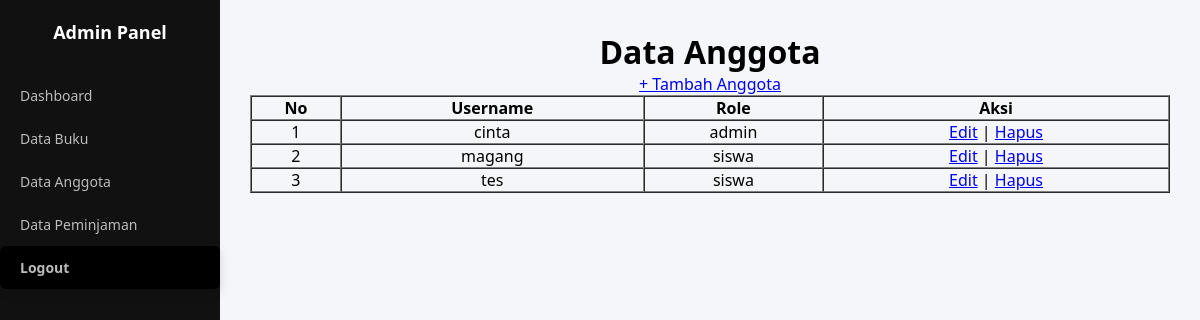
Before: /anggota/index.php (signed in) with the older database file.
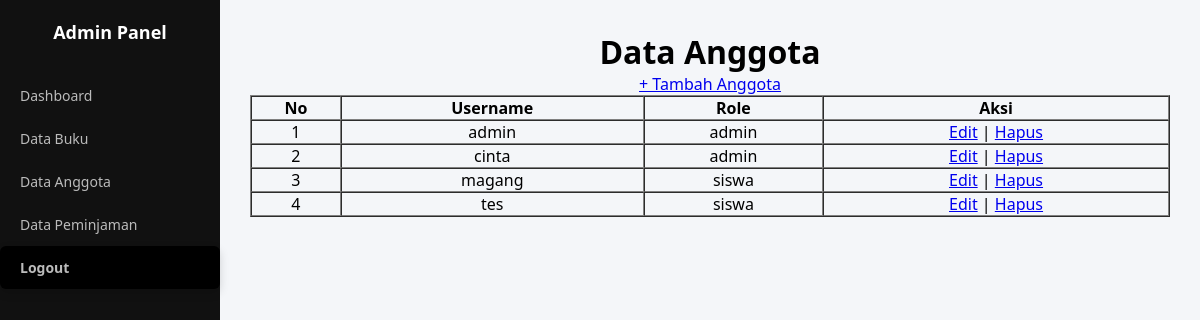
After: the same page with the newer database file.
### tables this page shows
CREATE TABLE `users` (
  `id` int NOT NULL,
  `username` varchar(255) DEFAULT NULL,
  `password` varchar(255) DEFAULT NULL,
  `role` enum('admin','siswa') DEFAULT NULL
);

### anggota/index.php (the view, shortened to what this page needs)
<?php
include __DIR__ . '/../koneksi.php';
$sql = "SELECT * FROM users ORDER BY id DESC";
$result = $koneksi->query($sql);
$anggota = $result->fetch_all(MYSQLI_ASSOC);
?>
<!DOCTYPE html>
<html lang="en">
<head>
    <link rel="stylesheet" href="../style.css">
</head>
<body>
    <div class="sidebar">
        <div class="logo">Admin Panel</div>
        <a href="../dashboard-admin.php">Dashboard</a>
        <a href="../buku/index.php">Data Buku</a>
        <a href="index.php" class="active">Data Anggota</a>
        <a href="../peminjaman/index.php">Data Peminjaman</a>
        <a href="../logout.php" class="logout-btn">Logout</a>
    </div>
    <div class="main-content">
        <h1>Data Anggota</h1>
        <a href="create.php" class="btn-tambah">+ Tambah Anggota</a>
        <table border="1" cellpadding="8" cellspacing="0" width="100%">
            <thead>
                <tr>
                    <th>No</th>
                    <th>Username</th>
                    <th>Role</th>
                    <th>Aksi</th>
                </tr>
            </thead>
            <tbody>
                <?php $no = 1;
                foreach ($anggota as $a): ?>
                    <tr>
                        <td><?= $no++ ?></td>
                        <td><?= htmlspecialchars($a['username']) ?></td>
                        <td><?= htmlspecialchars($a['role']) ?></td>
                        <td>
                            <a href="edit.php?id=<?= $a['id'] ?>" class="btn-edit">Edit</a> |
                            <a href="delete.php?id=<?= $a['id'] ?>" class="btn-hapus"
                                onclick="return confirm('Yakin ingin menghapus anggota ini?')">Hapus</a>
                        </td>
                    </tr>
                <?php endforeach; ?>
            </tbody>
        </table>
    </div>
</body>
</html>

Changed rows visible on the page:
added users: username "admin", role "admin"
